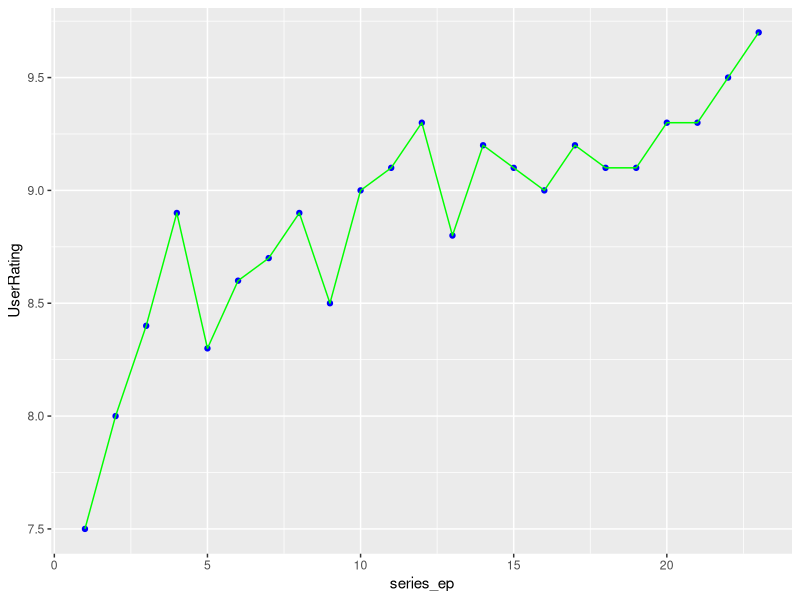
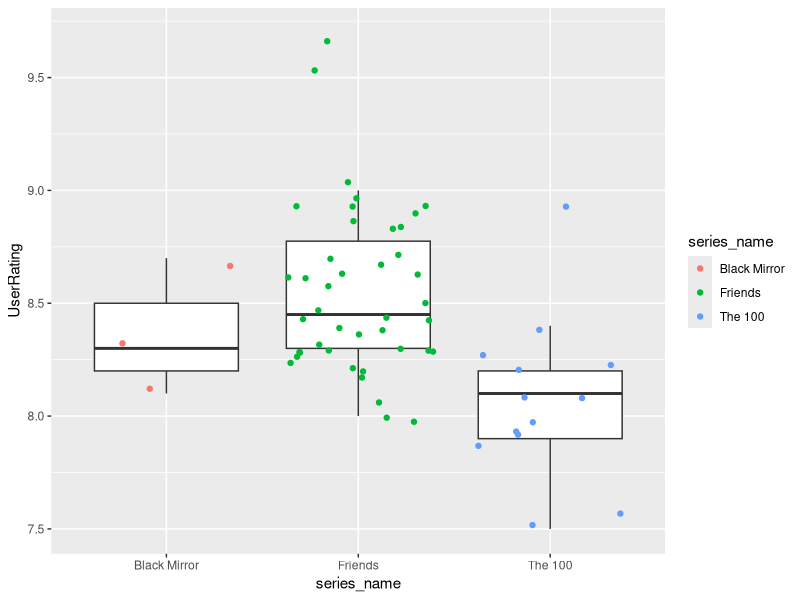

These figures' R source, in order:
## ---- chunk 1
library("ggplot2")
library("dplyr")
library("tidyr")
library("readr")
## ---- chunk 2
dados <- read_csv("../dados/series_from_imdb.csv")
series_r10 <- dados %>% 
    group_by(series_name) %>% 
    summarise(mediana = median(r10), media = mean(r10))

maior_mediana_r10 <- max(series_r10[,2])
maior_media_r10 <- max(series_r10[,3])

series_r10 %>% 
  filter(mediana == maior_mediana_r10 | media == maior_media_r10)
## ---- chunk 3
ggplot(dados %>%  filter(series_name=="Sense8"), mapping = aes(x = series_ep, y= UserRating)) +
    geom_point(colour="blue") +
    geom_line(colour="green")

## ---- chunk 4
series_media_alta <- dados %>% 
  group_by(series_name) %>% 
  summarise(mediana = median(UserRating), media = mean(UserRating)) %>% 
  filter(media > 9 | mediana >= 9)

series_media_alta %>% 
  arrange(media)
## ---- chunk 5
dados %>% 
  filter(series_name %in% c("The 100", "Black Mirror", "Friends"), season == 1) %>% 
  group_by(series_name) %>% 
  summarise(media = mean(UserRating), mediana = median(UserRating))
## ---- chunk 6
ggplot(data = dados %>% filter(series_name %in% c("The 100", "Black Mirror", "Friends"), season == 1), aes(x = series_name, y = UserRating)) + 
  geom_boxplot(outlier.shape = NA) +
  geom_jitter(aes(color = series_name)) 

## ---- chunk 7
series_media <- dados %>% 
  group_by(series_name) %>% 
  summarise(media = mean(UserRating), mediana = median(UserRating)) 

series_media %>% 
   arrange(-mediana)
